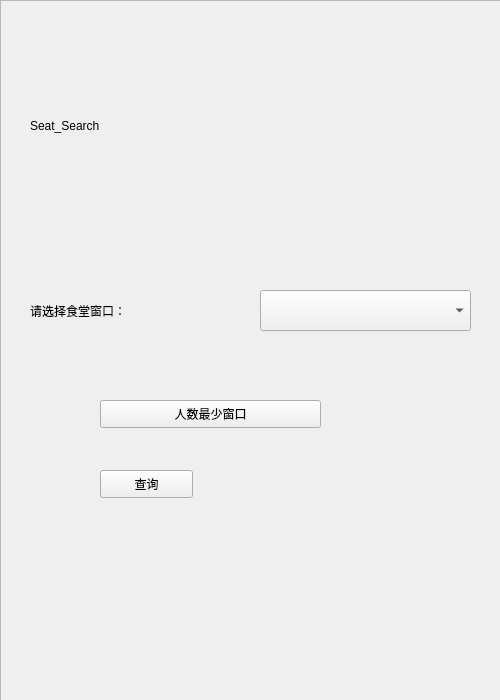
<?xml version="1.0" encoding="UTF-8"?>
<ui version="4.0">
 <class>ChuangSearch</class>
 <widget class="QWidget" name="ChuangSearch">
  <property name="geometry">
   <rect>
    <x>0</x>
    <y>0</y>
    <width>500</width>
    <height>700</height>
   </rect>
  </property>
  <property name="windowTitle">
   <string>Seat_Search</string>
  </property>
  <widget class="QComboBox" name="comboBox">
   <property name="geometry">
    <rect>
     <x>260</x>
     <y>290</y>
     <width>211</width>
     <height>41</height>
    </rect>
   </property>
   <property name="styleSheet">
    <string notr="true">font: 16pt &quot;AcadEref&quot;;</string>
   </property>
  </widget>
  <widget class="QLabel" name="label">
   <property name="geometry">
    <rect>
     <x>30</x>
     <y>290</y>
     <width>211</width>
     <height>41</height>
    </rect>
   </property>
   <property name="styleSheet">
    <string notr="true">font: 16pt &quot;AcadEref&quot;;</string>
   </property>
   <property name="text">
    <string>请选择食堂窗口：</string>
   </property>
  </widget>
  <widget class="QPushButton" name="pushButton">
   <property name="geometry">
    <rect>
     <x>100</x>
     <y>400</y>
     <width>221</width>
     <height>28</height>
    </rect>
   </property>
   <property name="text">
    <string>人数最少窗口</string>
   </property>
  </widget>
  <widget class="QPushButton" name="pushButton_2">
   <property name="geometry">
    <rect>
     <x>100</x>
     <y>470</y>
     <width>93</width>
     <height>28</height>
    </rect>
   </property>
   <property name="text">
    <string>查询</string>
   </property>
  </widget>
  <widget class="QFrame" name="frame">
   <property name="geometry">
    <rect>
     <x>0</x>
     <y>0</y>
     <width>501</width>
     <height>701</height>
    </rect>
   </property>
   <property name="styleSheet">
    <string notr="true">border-image: url(:/ziyuan/bj3.png);</string>
   </property>
   <property name="frameShape">
    <enum>QFrame::StyledPanel</enum>
   </property>
   <property name="frameShadow">
    <enum>QFrame::Raised</enum>
   </property>
  </widget>
  <widget class="QLabel" name="label_2">
   <property name="geometry">
    <rect>
     <x>30</x>
     <y>50</y>
     <width>451</width>
     <height>151</height>
    </rect>
   </property>
   <property name="text">
    <string>Seat_Search</string>
   </property>
  </widget>
  <zorder>frame</zorder>
  <zorder>comboBox</zorder>
  <zorder>label</zorder>
  <zorder>pushButton</zorder>
  <zorder>pushButton_2</zorder>
  <zorder>label_2</zorder>
 </widget>
 <resources/>
 <connections/>
</ui>
